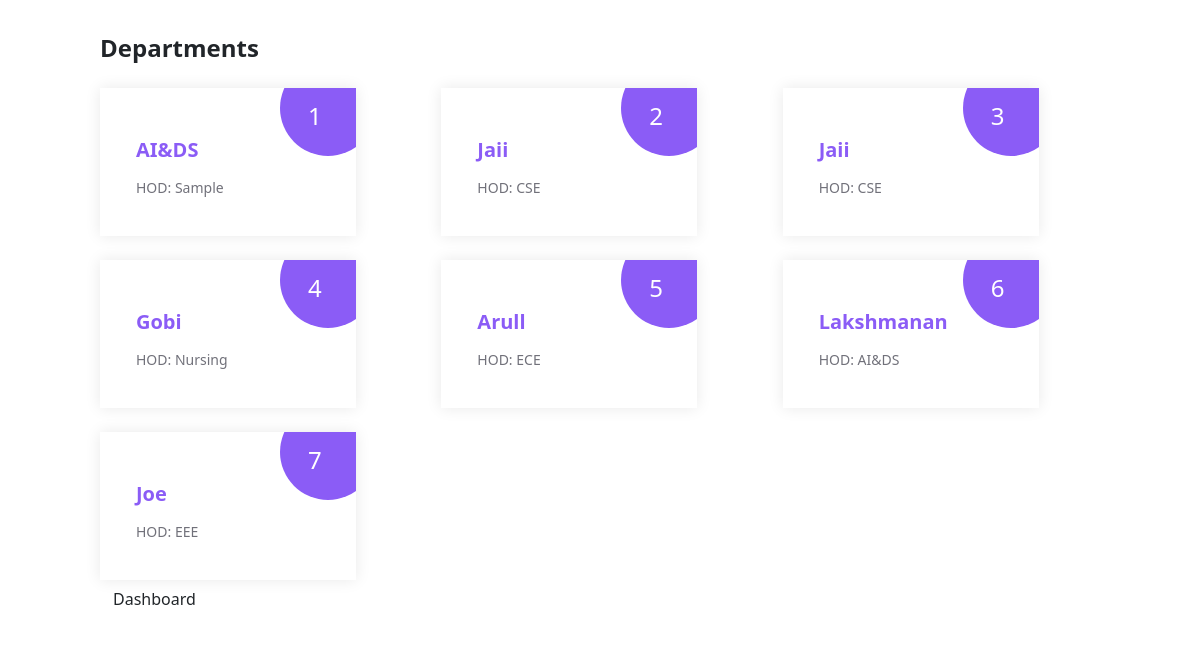
/view-departments/, run on the app's committed database.
### Report_App/models.py (models this page shows, shortened)
class Department(models.Model):
    name = models.CharField(max_length=255)
    hod_name = models.CharField(max_length=255)
    email = models.EmailField(unique=True)
    password = models.CharField(max_length=255, default=uuid.uuid4)

### Report_App/views.py (the view)
# urls.py: path('view-departments/', views.view_department, name='view_departments'),
def view_department(request):
    departments = Department.objects.all()
    return render(request, 'department_details.html', {'departments': departments})

### Report_App/templates/department_details.html (shortened to what this page needs)
<!DOCTYPE html>
<html lang="en">
<head>
    <link href="https://cdn.jsdelivr.net/npm/bootstrap@5.3.0-alpha3/dist/css/bootstrap.min.css" rel="stylesheet">
    <script src="https://cdn.tailwindcss.com"></script>
</head>
<body>
    <div class="container mx-auto mt-8">
        <h1 class="text-2xl font-bold mb-4">Departments</h1>
        <div class="grid grid-cols-1 md:grid-cols-2 lg:grid-cols-3 gap-6">
            {% for department in departments %}
            <div
              class="w-64 bg-white shadow-[0px_0px_15px_rgba(0,0,0,0.09)] p-9 space-y-3 relative overflow-hidden"
            >
              <div class="w-24 h-24 bg-violet-500 rounded-full absolute -right-5 -top-7">
                <p class="absolute bottom-6 left-7 text-white text-2xl">{{ forloop.counter }}</p>
              </div>
              <h1 class="font-bold text-xl">
                <a href="{% url 'department_detail' department.id %}" class="text-violet-500 hover:underline">
                    {{ department.name }}
                </a>
              </h1>
              <p class="text-sm text-zinc-500 leading-6">
                HOD: {{ department.hod_name }}
              </p>
            </div>
            {% endfor %}
        </div>
        <a href="{% url 'dashboard' %}" class="btn btn-sucess">Dashboard</a>
    </div>
</body>
</html>

### data on the page
Department: name "AI&DS", hod_name "Sample"
Department: name "Jaii", hod_name "CSE"
Department: name "Jaii", hod_name "CSE"
Department: name "Gobi", hod_name "Nursing"
Department: name "Arull", hod_name "ECE"
Department: name "Lakshmanan", hod_name "AI&DS"
Department: name "Joe", hod_name "EEE"
